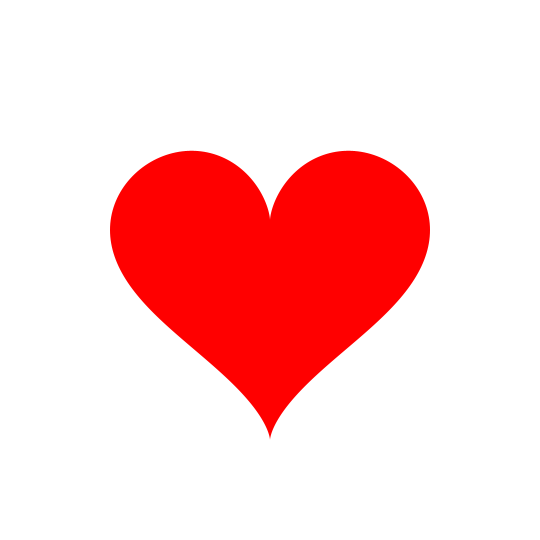
Frame 1 (no input)
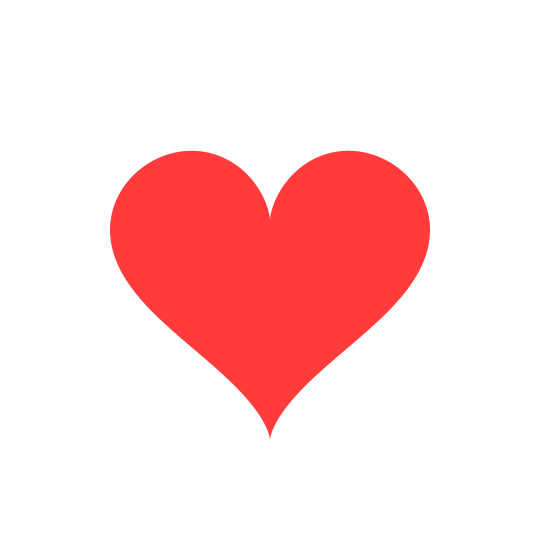
Frame 60 (the mouse pressed at the canvas centre just before this capture)
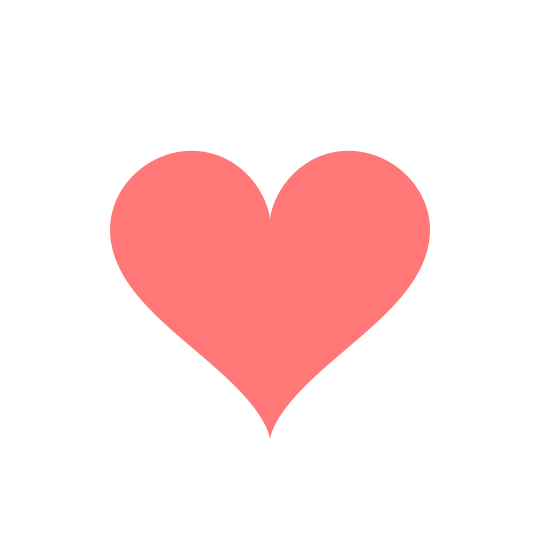
Frame 120 (the mouse held since frame 60 and released just before this capture)

The Processing sketch that drew these frames (run headless with seeded random() and noise(); from frame 60 on, the mouse is pressed at the canvas centre):

// Processing sketch: tutrial10
// ── tutrial10.pde
float x;
float y;
int R = 10; // ハートの大きさ
int rc = 0; // グラデーションの色
boolean flg = true;

void setup() {
  size(540, 540);
  background(255);
  noFill();
}

void draw() {
  background(255);
  int i = rc;

  //ハート
  noStroke();
  fill(255, i, i);

  pushMatrix();
  translate(width/2, height/2);

  beginShape();
  for (int theta=0; theta<360; theta++) {
    x = R * (16 * sin(radians(theta)) * sin(radians(theta)) * sin(radians(theta)));
    y = (-1) * R * (13 *cos(radians(theta)) - 5 * cos(radians(2 * theta)) -2 * cos(radians(3 * theta)) - cos(radians(4 * theta)));

    vertex(x, y);
  }
  endShape(CLOSE);

  popMatrix();

  if(rc == 240) {
    flg = false;
  } else if (rc == 0){
    delay(1200);  // 一番濃い色の時に1秒停止
    flg = true;
  }
  if(flg){
    rc = rc + 1;
  } else {
    rc = rc - 1;
  }

}
